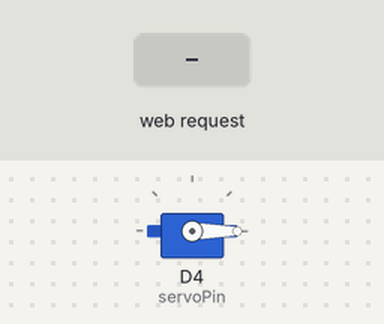
Bench run of a sketch on a simulated ESP8266 (NodeMCU). On the bench: servo. The inputs (shaded band) are chosen by the test bench. WiFi joins after 1.5 s; servers stay silent unless stated; what the sketch prints to the serial monitor is not drawn.

Above: at 2.7 s.
2.8 s: HTTP request GET /trigger received
At 3.3 s:
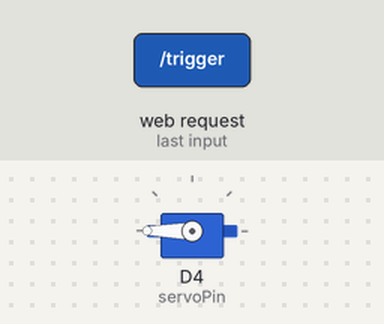
Timing chart, 0 to 19.3 s (numbered marks = the images above; inputs shaded):
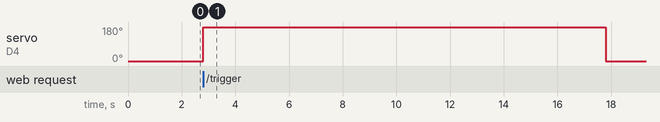

Measured:
- after the input at 2.8 s, servo on D4 (servoPin): 0° → 180° at once, → 0° 15.0 s later

The sketch:

C25FT569ParkingJain.ino
```cpp
#include <ESP8266WiFi.h>
#include <ESP8266WebServer.h>
#include <Servo.h>

// Wi-Fi credentials
const char* ssid = "Hachh";
const char* password = "h4c6u7wv2";

// Pins
const int servoPin = D4;     // GPIO2

ESP8266WebServer server(80);
Servo myServo;

void handleTrigger() {
  Serial.println("🔔 Trigger received!");

  // Open gate to 180°
  myServo.write(180);
  Serial.println("🚪 Gate opened");

  delay(15000);  // Wait for 15 seconds (gate remains open)

  // Close gate to 0°
  myServo.write(0);
  Serial.println("🚪 Gate closed");

  // Send response
  server.send(200, "text/plain", "Gate opened for 15 seconds and closed.");
}

void setup() {
  Serial.begin(115200);

  // Attach and reset servo
  myServo.attach(servoPin);
  myServo.write(0); // Start at closed position

  // Connect to WiFi
  WiFi.begin(ssid, password);
  Serial.print("🔌 Connecting to WiFi");
  while (WiFi.status() != WL_CONNECTED) {
    delay(500);
    Serial.print(".");
  }

  Serial.println("\n✅ Connected to WiFi!");
  Serial.print("🌐 Access this URL: http://");
  Serial.print(WiFi.localIP());
  Serial.println("/trigger");

  // Define route
  server.on("/trigger", handleTrigger);
  server.begin();
  Serial.println("🚀 Web server started.");
}

void loop() {
  server.handleClient();
}
```
